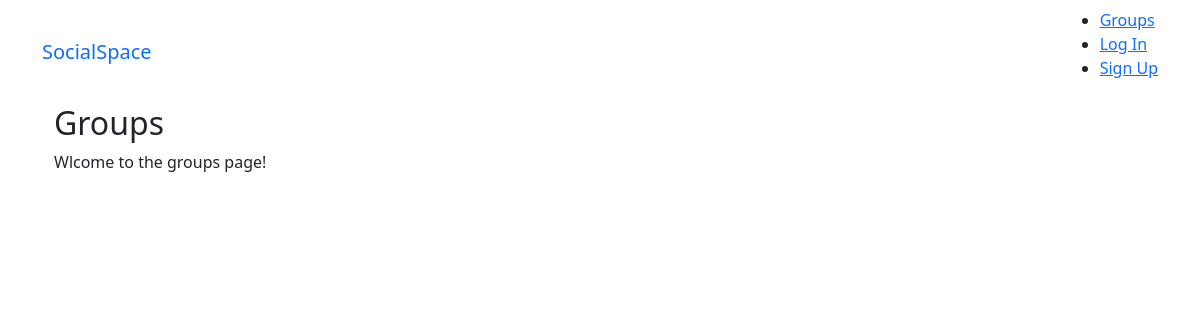
The page /groups/ on the database as committed earlier.
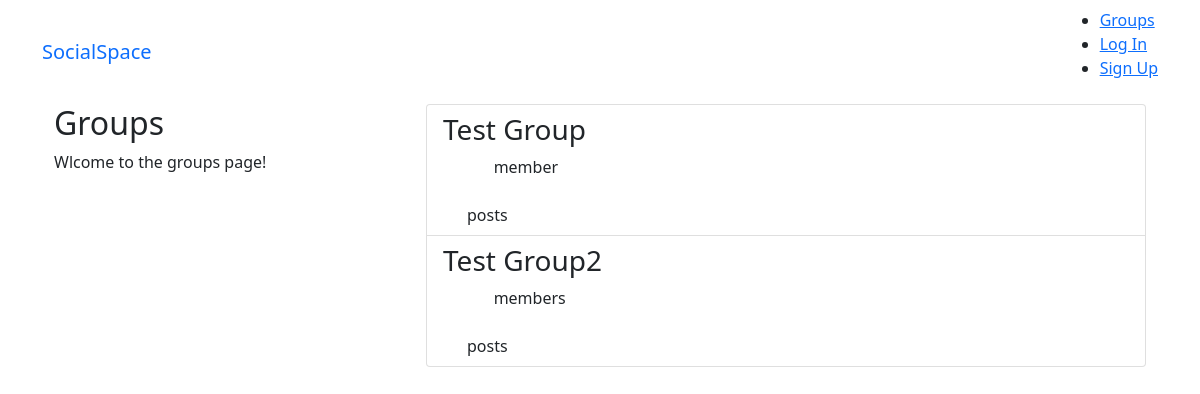
The same page on the database as committed later.
### groups/models.py (models this page shows, shortened)
class Group(models.Model):
    name = models.CharField(max_length = 40, unique = True)
    slug = models.SlugField(allow_unicode = True, unique = True)
    description = models.TextField(blank = True, default = "")
    description_html = models.TextField(editable = False, default = "", blank = True)
    members = models.ManyToManyField(User, through = "GroupMember")

### groups/views.py (the view)
class ListGroups(generic.ListView):
    model = Group

### groups/templates/groups/group_list.html (shortened to what this page needs)
{% extends "groups/group_base.html" %}
{% block pregroup %}
  <div class="col-md-4">
    <div class="content">
      <h2>Groups</h2>
      <p>Wlcome to the groups page!</p>
    </div>
  </div>
{% endblock %}
{% block group_content %}
  <div class="col-md-8">
    <div class="list-group">
      {% for group in object_list %}
        <a href="{% url 'groups:single' slug=group.slug %}" class="list-group-item">
          <h3 class="title list-group-item-heading">{{ group.name }}</h3>
          <div class="list-group-item-text container-fluid">
              <div class="row">
                <div class="col-md-4">
                  <span class="badge">{{ group.members.count }}</span>
                  member{{ group.members.count|pluralize }}
                  <div class="col-md-4">
                    <span class="badge">{{ group.posts.count }}</span>
                    post{{ group.posts.count|pluralize }}
                  </div>
                </div>
              </div>
          </div>
        </a>
      {% endfor %}
    </div>
  </div>
{% endblock %}

Rows that differ between the two databases and show on the page:
added Group: name "Test Group"
added Group: name "Test Group2"
